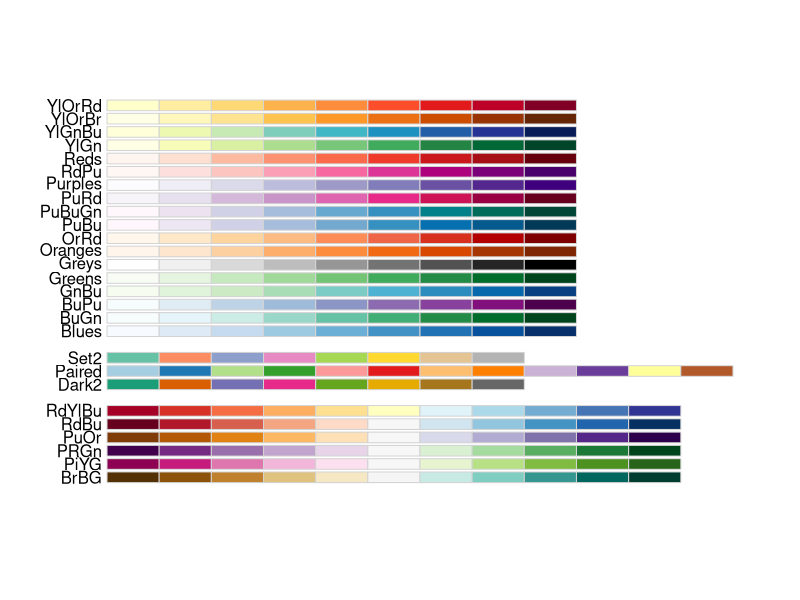
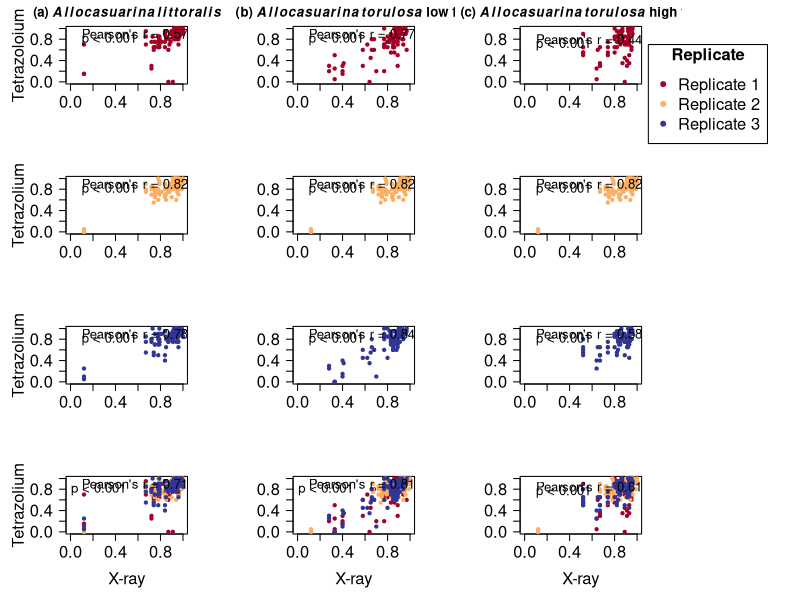

Generate these figures, in order, with R: (Note: this script raises an error after producing the figures.)
# Written by Felicity Charles
# 10/09/2024


viable <- read.table('./Viability.txt', header = T, stringsAsFactors = T)
head(viable)

# Want to produce a viability plot showing correlation between x_ray and TTC in each replicate separated by species 
torulosa_hi <- viable[which(viable$Species == 'torulosa' & viable$Group == 'hifi'),]
torulosa_lo <- viable[which(viable$Species == 'torulosa' & viable$Group == 'lowfi'),]
littoralis <- viable[which(viable$Species == 'littoralis'),]



library(dplyr)
 

library(RColorBrewer)
display.brewer.all(colorblindFriendly = T)
RColorBrewer::brewer.pal(11, "RdYlBu")
#"#A50026" "#D73027" "#F46D43" "#FDAE61" "#FEE090" "#FFFFBF" "#E0F3F8" "#ABD9E9" "#74ADD1" "#4575B4" "#313695"

pal1 <- c("#A50026", "#74ADD1", "#313695")



cor.test(torulosa_hi$X.ray_proportion_viable, torulosa_hi$TTC_proportion_viable)
cor.test(torulosa_hi$X.ray_proportion_viable[torulosa_hi$Replicate == 1], torulosa_hi$TTC_proportion_viable[torulosa_hi$Replicate == 1])
cor.test(torulosa_hi$X.ray_proportion_viable[torulosa_hi$Replicate == 2], torulosa_hi$TTC_proportion_viable[torulosa_hi$Replicate == 2])
cor.test(torulosa_hi$X.ray_proportion_viable[torulosa_hi$Replicate == 3], torulosa_hi$TTC_proportion_viable[torulosa_hi$Replicate == 3])


cor.test(torulosa_lo$X.ray_proportion_viable, torulosa_lo$TTC_proportion_viable)
cor.test(torulosa_lo$X.ray_proportion_viable[torulosa_lo$Replicate == 1], torulosa_lo$TTC_proportion_viable[torulosa_lo$Replicate == 1])
cor.test(torulosa_lo$X.ray_proportion_viable[torulosa_lo$Replicate == 2], torulosa_lo$TTC_proportion_viable[torulosa_lo$Replicate == 2])
cor.test(torulosa_lo$X.ray_proportion_viable[torulosa_lo$Replicate == 3], torulosa_lo$TTC_proportion_viable[torulosa_lo$Replicate == 3])


cor.test(littoralis$X.ray_proportion_viable, littoralis$TTC_proportion_viable)
cor.test(littoralis$X.ray_proportion_viable[littoralis$Replicate == 1], littoralis$TTC_proportion_viable[littoralis$Replicate == 1])
cor.test(littoralis$X.ray_proportion_viable[littoralis$Replicate == 2], littoralis$TTC_proportion_viable[littoralis$Replicate == 2])
cor.test(littoralis$X.ray_proportion_viable[littoralis$Replicate == 3], littoralis$TTC_proportion_viable[littoralis$Replicate == 3])


dev.new(height = 15, width = 15, dpi = 80, pointsize = 16, noRStudioGD = T)
par(mar = c(5,5,2,3), mgp = c(3,1,0), mfrow = c(4, 3), oma = c(0,0,0,9), cex.axis = 1.5, cex.lab = 1.5)
 
plot(littoralis$X.ray_proportion_viable, littoralis$TTC_proportion_viable, pch = NA, col = pal1, xlab = "", ylab = "Tetrazoloium", xlim = c(0,1), ylim = c(0,1), las = 1)
points(littoralis$X.ray_proportion_viable[littoralis$Replicate == 1], littoralis$TTC_proportion_viable[littoralis$Replicate == 1], col = "#A50026", pch = 20)
text(0.1, 0.9, labels = "Pearson's r = 0.57", adj = 0, cex = 1.2)
text(0.1, 0.8, labels = "p < 0.001", adj = 0, cex = 1.2)
title(expression(bold('(a) '*bolditalic(Allocasuarina~littoralis))))


plot(torulosa_lo$X.ray_proportion_viable, torulosa_lo$TTC_proportion_viable, pch = NA, col = pal1, xlab = "", ylab = "", xlim = c(0,1), ylim = c(0,1), las = 1)
points(torulosa_lo$X.ray_proportion_viable[torulosa_lo$Replicate == 1], torulosa_lo$TTC_proportion_viable[torulosa_lo$Replicate == 1], col = "#A50026", pch = 20)
text(0.1, 0.9, labels = "Pearson's r = 0.77", adj = 0, cex = 1.2)
text(0.1, 0.8, labels = "p < 0.001", adj = 0, cex = 1.2)
title(expression(bold('(b) '*bolditalic(Allocasuarina~torulosa)*' low fire')))


plot(torulosa_hi$X.ray_proportion_viable, torulosa_hi$TTC_proportion_viable, pch = NA, col = pal1, xlab = "", ylab = "", xlim = c(0,1), ylim = c(0,1), las = 1)
points(torulosa_hi$X.ray_proportion_viable[torulosa_hi$Replicate == 1], torulosa_hi$TTC_proportion_viable[torulosa_hi$Replicate == 1], col = "#A50026", pch = 20)
text(0.1, 0.8, labels = "Pearson's r = 0.44", adj = 0, cex = 1.2)
text(0.1, 0.7, labels = "p < 0.001", adj = 0, cex = 1.2)
title(expression(bold('(c) '*bolditalic(Allocasuarina~torulosa)*' high fire')))







par(xpd = NA)
legend(x = 1.1, y = 0.70, legend = c("Replicate 1", "Replicate 2", "Replicate 3"), col = c("#A50026", "#FDAE61", "#313695"), pch = 20, title = expression(bold("Replicate")), cex = 1.5)




plot(littoralis$X.ray_proportion_viable, littoralis$TTC_proportion_viable, pch = NA, col = pal1, xlab = "", ylab = "Tetrazolium", xlim = c(0,1), ylim = c(0,1), las = 1)
points(littoralis$X.ray_proportion_viable[littoralis$Replicate == 2], littoralis$TTC_proportion_viable[littoralis$Replicate == 2], col = "#FDAE61", pch = 20)
text(0.1, 0.9, labels = "Pearson's r = 0.82", adj = 0, cex = 1.2)
text(0.1, 0.8, labels = "p < 0.001", adj = 0, cex = 1.2)


plot(torulosa_lo$X.ray_proportion_viable, torulosa_lo$TTC_proportion_viable, pch = NA, col = pal1, xlab = "", ylab = "", xlim = c(0,1), ylim = c(0,1), las = 1)
points(torulosa_lo$X.ray_proportion_viable[torulosa_lo$Replicate == 2], torulosa_lo$TTC_proportion_viable[torulosa_lo$Replicate == 2], col = "#FDAE61", pch = 20)
text(0.1, 0.9, labels = "Pearson's r = 0.82", adj = 0, cex = 1.2)
text(0.1, 0.8, labels = "p < 0.001", adj = 0, cex = 1.2)


plot(torulosa_hi$X.ray_proportion_viable, torulosa_hi$TTC_proportion_viable, pch = NA, col = pal1, xlab = "", ylab = "", xlim = c(0,1), ylim = c(0,1), las = 1)
points(torulosa_hi$X.ray_proportion_viable[torulosa_hi$Replicate == 2], torulosa_hi$TTC_proportion_viable[torulosa_hi$Replicate == 2], col = "#FDAE61", pch = 20)
text(0.1, 0.9, labels = "Pearson's r = 0.82", adj = 0, cex = 1.2)
text(0.1, 0.8, labels = "p < 0.001", adj = 0, cex = 1.2)







plot(littoralis$X.ray_proportion_viable, littoralis$TTC_proportion_viable, pch = NA, col = pal1, xlab = "", ylab = "Tetrazolium", xlim = c(0,1), ylim = c(0,1), las = 1)
points(littoralis$X.ray_proportion_viable[littoralis$Replicate == 3], littoralis$TTC_proportion_viable[littoralis$Replicate == 3], col = "#313695", pch = 20)
text(0.1, 0.9, labels = "Pearson's r = 0.78", adj = 0, cex = 1.2)
text(0.1, 0.8, labels = "p < 0.001", adj = 0, cex = 1.2)



plot(torulosa_lo$X.ray_proportion_viable, torulosa_lo$TTC_proportion_viable, pch = NA, col = pal1, xlab = "", ylab = "", xlim = c(0,1), ylim = c(0,1), las = 1)
points(torulosa_lo$X.ray_proportion_viable[torulosa_lo$Replicate == 3], torulosa_lo$TTC_proportion_viable[torulosa_lo$Replicate == 3], col = "#313695", pch = 20)
text(0.1, 0.9, labels = "Pearson's r = 0.84", adj = 0, cex = 1.2)
text(0.1, 0.8, labels = "p < 0.001", adj = 0, cex = 1.2)


plot(torulosa_hi$X.ray_proportion_viable, torulosa_hi$TTC_proportion_viable, pch = NA, col = pal1, xlab = "", ylab = "", xlim = c(0,1), ylim = c(0,1), las = 1)
points(torulosa_hi$X.ray_proportion_viable[torulosa_hi$Replicate == 3], torulosa_hi$TTC_proportion_viable[torulosa_hi$Replicate == 3], col = "#313695", pch = 20)
text(0.1, 0.9, labels = "Pearson's r = 0.58", adj = 0, cex = 1.2)
text(0.1, 0.8, labels = "p < 0.001", adj = 0, cex = 1.2)






plot(littoralis$X.ray_proportion_viable, littoralis$TTC_proportion_viable, pch = NA, col = pal1, xlab = "X-ray", ylab = "Tetrazolium", xlim = c(0,1), ylim = c(0,1), las = 1)
points(littoralis$X.ray_proportion_viable[littoralis$Replicate == 1], littoralis$TTC_proportion_viable[littoralis$Replicate == 1], col = "#A50026", pch = 20)
points(littoralis$X.ray_proportion_viable[littoralis$Replicate == 2], littoralis$TTC_proportion_viable[littoralis$Replicate == 2], col = "#FDAE61", pch = 20)
points(littoralis$X.ray_proportion_viable[littoralis$Replicate == 3], littoralis$TTC_proportion_viable[littoralis$Replicate == 3], col = "#313695", pch = 20)
text(0.1, 0.9, labels = "Pearson's r = 0.71", adj = 0, cex = 1.2)
text(0.25, 0.8, labels = "p < 0.001", cex = 1.2)


plot(torulosa_lo$X.ray_proportion_viable, torulosa_lo$TTC_proportion_viable, pch = NA, col = pal1, xlab = "X-ray", ylab = "", xlim = c(0,1), ylim = c(0,1), las = 1)
points(torulosa_lo$X.ray_proportion_viable[torulosa_lo$Replicate == 1], torulosa_lo$TTC_proportion_viable[torulosa_lo$Replicate == 1], col = "#A50026", pch = 20)
points(torulosa_lo$X.ray_proportion_viable[torulosa_lo$Replicate == 2], torulosa_lo$TTC_proportion_viable[torulosa_lo$Replicate == 2], col = "#FDAE61", pch = 20)
points(torulosa_lo$X.ray_proportion_viable[torulosa_lo$Replicate == 3], torulosa_lo$TTC_proportion_viable[torulosa_lo$Replicate == 3], col = "#313695", pch = 20)
text(0.1, 0.9, labels = "Pearson's r = 0.81", adj = 0, cex = 1.2)
text(0.25, 0.8, labels = "p < 0.001", cex = 1.2)


plot(torulosa_hi$X.ray_proportion_viable, torulosa_hi$TTC_proportion_viable, pch = NA, col = pal1, xlab = "X-ray", ylab = "", xlim = c(0,1), ylim = c(0,1), las = 1)
points(torulosa_hi$X.ray_proportion_viable[torulosa_hi$Replicate == 1], torulosa_hi$TTC_proportion_viable[torulosa_hi$Replicate == 1], col = "#A50026", pch = 20)
points(torulosa_hi$X.ray_proportion_viable[torulosa_hi$Replicate == 2], torulosa_hi$TTC_proportion_viable[torulosa_hi$Replicate == 2], col = "#FDAE61", pch = 20)
points(torulosa_hi$X.ray_proportion_viable[torulosa_hi$Replicate == 3], torulosa_hi$TTC_proportion_viable[torulosa_hi$Replicate == 3], col = "#313695", pch = 20)
text(0.1, 0.85, labels = "Pearson's r = 0.61", adj = 0, cex = 1.2)
text(0.1, 0.75, labels = "p < 0.001", adj = 0, cex = 1.2)










# Lets change the structure of the data
levels(viable$Species) <- c("Allocasuarina littoralis", "Allocasuarina torulosa")
levels(viable$Group) <- c("high fire", "low fire")
viable$Treatment <- factor(viable$Treatment, levels = c("C", "H80", "H95", "S", "H80+S", "H95+S"))

str(viable)
head(viable)

library(dplyr)
options(scipen = 999)
# Extract the correlations for each species group
Viability_averages <- viable %>% 
  group_by(Species, Group) %>% 
  summarise(mean_TTC_via = mean(TTC_proportion_viable), X_ray_via = mean(X.ray_proportion_viable)) %>% 
  as.data.frame()
Viability_averages

Viability_correlations <- viable %>% 
  group_by(Species, Group) %>% 
  summarise(mean_TTC_viability = mean(TTC_proportion_viable), 
            X_ray_viability = mean(X.ray_proportion_viable),
            correlation = stats::cor.test(TTC_proportion_viable, X.ray_proportion_viable)$estimate,
            pvalue = stats::cor.test(TTC_proportion_viable, X.ray_proportion_viable)$p.value) %>% 
  as.data.frame()
Viability_correlations



# Now lets look into whether viability is changed by the treatment
Treatment_viability_averages_ind <- viable %>% 
  group_by(Species, Group, Individual, Treatment) %>% 
  summarise(X_ray_via = mean(X.ray_proportion_viable),
            mean_TTC_via = mean(TTC_proportion_viable),
            min_TTC = min(TTC_proportion_viable), 
            max_TTC = max(TTC_proportion_viable)) %>% 
  as.data.frame()
Treatment_viability_averages_ind



# This returns the correlation of x ray viability compared to TTC viability for each treatment per species grouping
            
Treatment_viability_cor <- Treatment_viability_averages_ind %>% 
  group_by(Species, Group, Treatment) %>% 
  summarise(min_TTC = min(min_TTC),
            max_TTC = max(max_TTC),
            mean_TTC = mean(mean_TTC_via),
            x_ray = mean(X_ray_via),
            correlation = stats::cor.test(mean_TTC_via, X_ray_via)$estimate,
            pvalue = stats::cor.test(mean_TTC_via, X_ray_via)$p.value)%>% 
  as.data.frame()
Treatment_viability_cor

Treatment_viability <- Treatment_viability_cor



Treatment_viability$mean_TTC <- round(Treatment_viability$mean_TTC, digits = 3)
Treatment_viability$x_ray <- round(Treatment_viability$x_ray, digits = 3)
Treatment_viability$correlation <- round(Treatment_viability$correlation, digits = 3)
Treatment_viability$pvalue <- round(Treatment_viability$pvalue, digits = 3)

write.csv(Treatment_viability, "./Outputs/Treatment_viability_correlations.csv", row.names = F)


options(scipen = 0)

str(Treatment_viability_cor)
levels(Treatment_viability_cor$Treatment)
# Lets plot these results, we want to facet by species grouping and colour the points by treatment type.
# First split the data

library(RColorBrewer)
pal <- c("#FEE090", "#F46D43", "#A50026", "#ABD9E9","#74ADD1","#313695")
  
brewer.pal(11, "RdYlBu")



cor.test(Treatment_viability_averages_ind$mean_TTC_via[Treatment_viability_averages_ind$Species == "Allocasuarina littoralis"], Treatment_viability_averages_ind$X_ray_via[Treatment_viability_averages_ind$Species == "Allocasuarina littoralis"])

cor.test(Treatment_viability_averages_ind$mean_TTC_via[Treatment_viability_averages_ind$Species == 'Allocasuarina torulosa' & Treatment_viability_averages_ind$Group == "low fire"], Treatment_viability_averages_ind$X_ray_via[Treatment_viability_averages_ind$Species == 'Allocasuarina torulosa' & Treatment_viability_averages_ind$Group == "low fire"])


cor.test(Treatment_viability_averages_ind$mean_TTC_via[Treatment_viability_averages_ind$Species == 'Allocasuarina torulosa' & Treatment_viability_averages_ind$Group == "high fire"], Treatment_viability_averages_ind$X_ray_via[Treatment_viability_averages_ind$Species == 'Allocasuarina torulosa' & Treatment_viability_averages_ind$Group == "high fire"])



dev.new(height = 4, width = 14, dpi = 80, pointsize = 16, noRStudioGD = T)
par(mar = c(5,5,2,3), mgp = c(3,1,0), mfrow = c(1,3), oma = c(0,0,0, 10), cex.axis = 1.5, cex.lab = 1.5)



plot(Treatment_viability_averages_ind$mean_TTC_via[Treatment_viability_averages_ind$Species == "Allocasuarina littoralis"], Treatment_viability_averages_ind$X_ray_via[Treatment_viability_averages_ind$Species == "Allocasuarina littoralis"], pch = NA, xlim = c(0,1), ylim = c(0,1), xlab = "X-ray", ylab = "Tetrazolium", las = 1)
points(Treatment_viability_averages_ind$mean_TTC_via[Treatment_viability_averages_ind$Species == "Allocasuarina littoralis" & Treatment_viability_averages_ind$Treatment == "C"], Treatment_viability_averages_ind$X_ray_via[Treatment_viability_averages_ind$Species == "Allocasuarina littoralis" & Treatment_viability_averages_ind$Treatment == "C"], col = "#FEE090", pch = 20, cex = 1.75)
points(Treatment_viability_averages_ind$mean_TTC_via[Treatment_viability_averages_ind$Species == "Allocasuarina littoralis" & Treatment_viability_averages_ind$Treatment == "H80"], Treatment_viability_averages_ind$X_ray_via[Treatment_viability_averages_ind$Species == "Allocasuarina littoralis" & Treatment_viability_averages_ind$Treatment == "C"], col = "#F46D43", pch = 20, cex = 1.75)
points(Treatment_viability_averages_ind$mean_TTC_via[Treatment_viability_averages_ind$Species == "Allocasuarina littoralis" & Treatment_viability_averages_ind$Treatment == "H95"], Treatment_viability_averages_ind$X_ray_via[Treatment_viability_averages_ind$Species == "Allocasuarina littoralis" & Treatment_viability_averages_ind$Treatment == "C"], col = "#A50026", pch = 20, cex = 1.75)
points(Treatment_viability_averages_ind$mean_TTC_via[Treatment_viability_averages_ind$Species == "Allocasuarina littoralis" & Treatment_viability_averages_ind$Treatment == "S"], Treatment_viability_averages_ind$X_ray_via[Treatment_viability_averages_ind$Species == "Allocasuarina littoralis" & Treatment_viability_averages_ind$Treatment == "C"], col = "#ABD9E9", pch = 20, cex = 1.75)
points(Treatment_viability_averages_ind$mean_TTC_via[Treatment_viability_averages_ind$Species == "Allocasuarina littoralis" & Treatment_viability_averages_ind$Treatment == "H80+S"], Treatment_viability_averages_ind$X_ray_via[Treatment_viability_averages_ind$Species == "Allocasuarina littoralis" & Treatment_viability_averages_ind$Treatment == "C"], col = "#74ADD1", pch = 20, cex = 1.75)
points(Treatment_viability_averages_ind$mean_TTC_via[Treatment_viability_averages_ind$Species == "Allocasuarina littoralis" & Treatment_viability_averages_ind$Treatment == "H95+S"], Treatment_viability_averages_ind$X_ray_via[Treatment_viability_averages_ind$Species == "Allocasuarina littoralis" & Treatment_viability_averages_ind$Treatment == "C"], col = "#313695", pch = 20, cex = 1.75)
text(0.4, 0.4, labels = "Pearson's r = 0.85", adj = 0, cex = 1.2)
text(0.4, 0.3, labels = "p < 0.001", adj = 0, cex = 1.2)
title(expression(bold('(a) ')~bolditalic(Allocasuarina~littoralis)), cex = 2)





plot(Treatment_viability_averages_ind$mean_TTC_via[Treatment_viability_averages_ind$Species == 'Allocasuarina torulosa' & Treatment_viability_averages_ind$Group == "low fire"], Treatment_viability_averages_ind$X_ray_via[Treatment_viability_averages_ind$Species == 'Allocasuarina torulosa' & Treatment_viability_averages_ind$Group == "low fire"], pch = NA, xlim = c(0,1), ylim = c(0,1), xlab = "X-ray", ylab = "", las = 1)
points(Treatment_viability_averages_ind$mean_TTC_via[Treatment_viability_averages_ind$Species == 'Allocasuarina torulosa' & Treatment_viability_averages_ind$Group == "low fire" & Treatment_viability_averages_ind$Treatment == "C"], Treatment_viability_averages_ind$X_ray_via[Treatment_viability_averages_ind$Species == 'Allocasuarina torulosa' & Treatment_viability_averages_ind$Group == "low fire" & Treatment_viability_averages_ind$Treatment == "C"], col = "#FEE090", pch = 20, cex = 1.75)
points(Treatment_viability_averages_ind$mean_TTC_via[Treatment_viability_averages_ind$Species == 'Allocasuarina torulosa' & Treatment_viability_averages_ind$Group == "low fire" & Treatment_viability_averages_ind$Treatment == "H80"], Treatment_viability_averages_ind$X_ray_via[Treatment_viability_averages_ind$Species == 'Allocasuarina torulosa' & Treatment_viability_averages_ind$Group == "low fire" & Treatment_viability_averages_ind$Treatment == "H80"], col = "#F46D43", pch = 20, cex = 1.75)
points(Treatment_viability_averages_ind$mean_TTC_via[Treatment_viability_averages_ind$Species == 'Allocasuarina torulosa' & Treatment_viability_averages_ind$Group == "low fire" & Treatment_viability_averages_ind$Treatment == "H95"], Treatment_viability_averages_ind$X_ray_via[Treatment_viability_averages_ind$Species == 'Allocasuarina torulosa' & Treatment_viability_averages_ind$Group == "low fire" & Treatment_viability_averages_ind$Treatment == "H95"], col = "#A50026", pch = 20, cex = 1.75)
points(Treatment_viability_averages_ind$mean_TTC_via[Treatment_viability_averages_ind$Species == 'Allocasuarina torulosa' & Treatment_viability_averages_ind$Group == "low fire" & Treatment_viability_averages_ind$Treatment == "S"], Treatment_viability_averages_ind$X_ray_via[Treatment_viability_averages_ind$Species == 'Allocasuarina torulosa' & Treatment_viability_averages_ind$Group == "low fire" & Treatment_viability_averages_ind$Treatment == "S"], col = "#ABD9E9", pch = 20, cex = 1.75)
points(Treatment_viability_averages_ind$mean_TTC_via[Treatment_viability_averages_ind$Species == 'Allocasuarina torulosa' & Treatment_viability_averages_ind$Group == "low fire" & Treatment_viability_averages_ind$Treatment == "H80+S"], Treatment_viability_averages_ind$X_ray_via[Treatment_viability_averages_ind$Species == 'Allocasuarina torulosa' & Treatment_viability_averages_ind$Group == "low fire" & Treatment_viability_averages_ind$Treatment == "H80+S"], col = "#74ADD1", pch = 20, cex = 1.75)
points(Treatment_viability_averages_ind$mean_TTC_via[Treatment_viability_averages_ind$Species == 'Allocasuarina torulosa' & Treatment_viability_averages_ind$Group == "low fire" & Treatment_viability_averages_ind$Treatment == "H95+S"], Treatment_viability_averages_ind$X_ray_via[Treatment_viability_averages_ind$Species == 'Allocasuarina torulosa' & Treatment_viability_averages_ind$Group == "low fire" & Treatment_viability_averages_ind$Treatment == "H95+S"], col = "#313695", pch = 20, cex = 1.75)
text(0.4, 0.2, labels = "Pearson's r = 0.88", adj = 0, cex = 1.2)
text(0.4, 0.1, labels = "p < 0.001", adj = 0, cex = 1.2)
title(expression(bold('(b) ')~bolditalic(Allocasuarina~torulosa)~bold(' low fire')), cex = 2)






plot(Treatment_viability_averages_ind$mean_TTC_via[Treatment_viability_averages_ind$Species == 'Allocasuarina torulosa' & Treatment_viability_averages_ind$Group == "high fire"], Treatment_viability_averages_ind$X_ray_via[Treatment_viability_averages_ind$Species == 'Allocasuarina torulosa' & Treatment_viability_averages_ind$Group == "high fire"], pch = NA, xlim = c(0,1), ylim = c(0,1), xlab = "X-ray", ylab = "", las = 1)
points(Treatment_viability_averages_ind$mean_TTC_via[Treatment_viability_averages_ind$Species == 'Allocasuarina torulosa' & Treatment_viability_averages_ind$Group == "high fire" & Treatment_viability_averages_ind$Treatment == "C"], Treatment_viability_averages_ind$X_ray_via[Treatment_viability_averages_ind$Species == 'Allocasuarina torulosa' & Treatment_viability_averages_ind$Group == "high fire" & Treatment_viability_averages_ind$Treatment == "C"], col = "#FEE090", pch = 20, cex = 1.75)
points(Treatment_viability_averages_ind$mean_TTC_via[Treatment_viability_averages_ind$Species == 'Allocasuarina torulosa' & Treatment_viability_averages_ind$Group == "high fire" & Treatment_viability_averages_ind$Treatment == "H80"], Treatment_viability_averages_ind$X_ray_via[Treatment_viability_averages_ind$Species == 'Allocasuarina torulosa' & Treatment_viability_averages_ind$Group == "high fire" & Treatment_viability_averages_ind$Treatment == "H80"], col = "#F46D43", pch = 20, cex = 1.75)
points(Treatment_viability_averages_ind$mean_TTC_via[Treatment_viability_averages_ind$Species == 'Allocasuarina torulosa' & Treatment_viability_averages_ind$Group == "high fire" & Treatment_viability_averages_ind$Treatment == "H95"], Treatment_viability_averages_ind$X_ray_via[Treatment_viability_averages_ind$Species == 'Allocasuarina torulosa' & Treatment_viability_averages_ind$Group == "high fire" & Treatment_viability_averages_ind$Treatment == "H95"], col = "#A50026", pch = 20, cex = 1.75)
points(Treatment_viability_averages_ind$mean_TTC_via[Treatment_viability_averages_ind$Species == 'Allocasuarina torulosa' & Treatment_viability_averages_ind$Group == "high fire" & Treatment_viability_averages_ind$Treatment == "S"], Treatment_viability_averages_ind$X_ray_via[Treatment_viability_averages_ind$Species == 'Allocasuarina torulosa' & Treatment_viability_averages_ind$Group == "high fire" & Treatment_viability_averages_ind$Treatment == "S"], col = "#ABD9E9", pch = 20, cex = 1.75)
points(Treatment_viability_averages_ind$mean_TTC_via[Treatment_viability_averages_ind$Species == 'Allocasuarina torulosa' & Treatment_viability_averages_ind$Group == "high fire" & Treatment_viability_averages_ind$Treatment == "H80+S"], Treatment_viability_averages_ind$X_ray_via[Treatment_viability_averages_ind$Species == 'Allocasuarina torulosa' & Treatment_viability_averages_ind$Group == "high fire" & Treatment_viability_averages_ind$Treatment == "H80+S"], col = "#74ADD1", pch = 20, cex = 1.75)
points(Treatment_viability_averages_ind$mean_TTC_via[Treatment_viability_averages_ind$Species == 'Allocasuarina torulosa' & Treatment_viability_averages_ind$Group == "high fire" & Treatment_viability_averages_ind$Treatment == "H95+S"], Treatment_viability_averages_ind$X_ray_via[Treatment_viability_averages_ind$Species == 'Allocasuarina torulosa' & Treatment_viability_averages_ind$Group == "high fire" & Treatment_viability_averages_ind$Treatment == "H95+S"], col = "#313695", pch = 20, cex = 1.75)
text(0.4, 0.2, labels = "Pearson's r = 0.64", adj = 0, cex = 1.2)
text(0.4, 0.1, labels = "p < 0.001", adj = 0, cex = 1.2)
title(expression(bold('(c) ')~bolditalic(Allocasuarina~torulosa)~bold(' high fire')), cex = 2)

par(xpd = NA)
legend(x = 1.2, y = 1, legend = c("Control", "80°C", "95°C", "Smoke", "80°C+Smoke", "95°C+Smoke"), col = pal, title = expression(bold("Treatment")), pch = 19, cex = 1.2)















plot(viable$X.ray_proportion_viable, viable$TTC_proportion_viable, xlim = c(0,1), xlab = "X-ray", ylab = "Tetrazolium", las = 1)
text(0, 0.85, labels = "Pearson r = 0.64", adj = 0)
text(0, 0.75, labels = "p < 0.001", adj = 0)


cor.test(viable$X.ray_proportion_viable, viable$TTC_proportion_viable)
